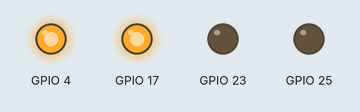
Simulated run of this program. Board: Raspberry Pi (BCM pin numbers). Parts: output pins drawn as LEDs (lit = HIGH). At 20.0 s the program stops and its outputs stay as they are.

Above: at 0.5 s.
At 3.5 s:
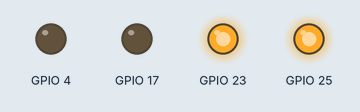
Timing chart, 0 to 4.6 s (numbered marks = the images above):
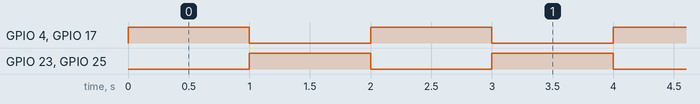

Measured:
- by itself, GPIO 4, GPIO 17: alternates HIGH for 1.0 s and LOW for 1.0 s, 20 changes in all, then stays LOW
- by itself, GPIO 23, GPIO 25: alternates HIGH for 1.0 s and LOW for 1.0 s

The program:

light.py
```python
import RPi.GPIO as GPIO
import time

GPIO.setwarnings(False)
GPIO.setmode(GPIO.BCM)
GPIO.setup(4, GPIO.OUT)
GPIO.setup(17, GPIO.OUT)
GPIO.setup(23, GPIO.OUT)
GPIO.setup(25, GPIO.OUT)

for i in range (0, 10):
	GPIO.output(4, True)
	GPIO.output(23, False)
	GPIO.output(17, True)
	GPIO.output(25, False)
	time.sleep(1)
	GPIO.output(25, True)
	GPIO.output(17, False)
	GPIO.output(4,False)
	GPIO.output(23, True)
	time.sleep(1)
	GPIO.output(23, False)
	GPIO.output(25, False)
```
